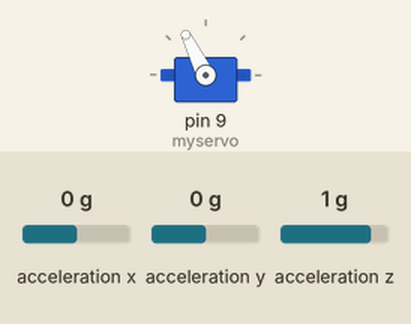
Bench run of a sketch on a simulated Arduino Uno, built with avr-gcc and run on an emulated ATmega328P. On the bench: servo. The test bench sets the inputs (shaded band); at power-on: acceleration x 0 g, acceleration y 0 g, acceleration z 1 g. What the sketch prints to the serial monitor is not drawn.

Above: at 1.2 s.
1.3 s: acceleration x set to -1.4 g
At 1.96 s:
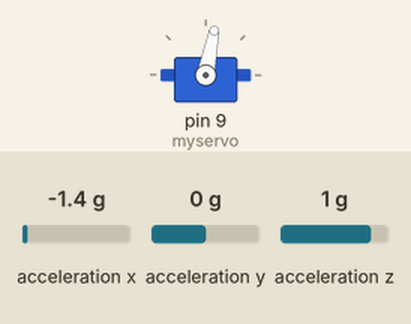
4.3 s: acceleration y set to -1.4 g
7.3 s: acceleration x set to 0 g
At 14.95 s:
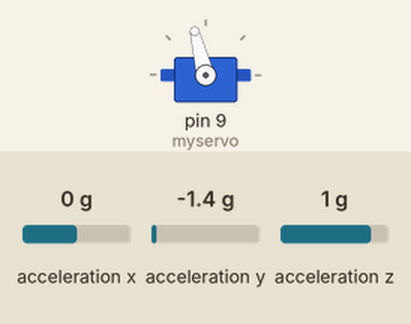
Timing chart, 0 to 16.3 s (numbered marks = the images above; inputs shaded):
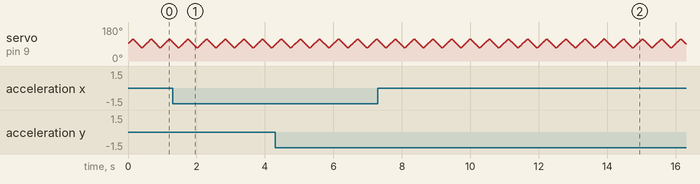

The sketch:

test_1.ino
```cpp
/*  *********************************************
    SparkFun_ADXL345_Example
    Triple Axis Accelerometer Breakout - ADXL345
    Hook Up Guide Example

    Utilizing Sparkfun's ADXL345 Library
    Bildr ADXL345 source file modified to support
    both I2C and SPI Communication

    E.Robert @ SparkFun Electronics
    Created: Jul 13, 2016
    Updated: Sep 06, 2016

    Development Environment Specifics:
    Arduino 1.6.11

    Hardware Specifications:
    SparkFun ADXL345
    Arduino Uno
 *  *********************************************/

#include <SparkFun_ADXL345.h>         // SparkFun ADXL345 Library
#include <Servo.h>
/*********** COMMUNICATION SELECTION ***********/
/*    Comment Out The One You Are Not Using    */
//ADXL345 adxl = ADXL345(10);           // USE FOR SPI COMMUNICATION, ADXL345(CS_PIN);
ADXL345 adxl = ADXL345();             // USE FOR I2C COMMUNICATION
Servo myservo;
int pos = 1500;    // variable to store the servo position
int servo_tilt = 250;
long interval = 5;  //in milliseconds
long previousMillis;
boolean up = true;
/****************** INTERRUPT ******************/
/*      Uncomment If Attaching Interrupt       */
//int interruptPin = 2;                 // Setup pin 2 to be the interrupt pin (for most Arduino Boards)

double accX = 0.0;
double accY = 0.0;
double accZ = 0.0;

double timeStamp;
uint32_t timer;

#define RADIANS_TO_DEGREES 57.2958 // 180/3.14159

#define minx 23.00
#define maxx 28.00
#define miny 7.00
#define maxy 8.00
#define minz 0.00
#define maxz 247.00


  /* Note: Must perform offset and gain calculations prior to seeing updated results
    /  Refer to SparkFun ADXL345 Hook Up Guide: https://learn.sparkfun.com/tutorials/adxl345-hookup-guide
    /  offsetAxis = 0.5 * (Acel+1g + Accel-1g)
    /  gainAxis = 0.5 * ((Acel+1g - Accel-1g)/1g) */

/************** DEFINED VARIABLES **************/
/*                                             */
double offsetX = (minx+maxx)/2;       // OFFSET values
double offsetY = (miny+maxy)/2 ;      // OFFSET values
double offsetZ = (minz+maxz)/2  ;     // OFFSET values

double gainX = (minx-maxx)/1     ;  // OFFSET values
double gainY = (miny-maxy)/1      ; // OFFSET values
double gainZ = (minz-maxz)/1       ;// OFFSET values

/******************** SETUP ********************/
/*          Configure ADXL345 Settings         */
void setup() {
  myservo.attach(9);  // attaches the servo on pin 9 to the servo object
  myservo.write(90);
  myservo.writeMicroseconds(1500);   //1000 & 2000 seems to be 45 degrees from centre, tilt of 500
  previousMillis = 0;        // will store last time LED was updated

  Serial.begin(115200);                 // Start the serial terminal

  adxl.powerOn();                     // Power on the ADXL345

  adxl.setRangeSetting(2);           // Give the range settings
  // Accepted values are 2g, 4g, 8g or 16g
  // Higher Values = Wider Measurement Range
  // Lower Values = Greater Sensitivity

  adxl.setSpiBit(0);                  // Configure the device to be in 4 wire SPI mode when set to '0' or 3 wire SPI mode when set to 1
  // Default: Set to 1
  // SPI pins on the ATMega328: 11, 12 and 13 as reference in SPI Library

  adxl.setActivityXYZ(1, 0, 0);       // Set to activate movement detection in the axes "adxl.setActivityXYZ(X, Y, Z);" (1 == ON, 0 == OFF)
  adxl.setActivityThreshold(75);      // 62.5mg per increment   // Set activity   // Inactivity thresholds (0-255)

  adxl.setInactivityXYZ(1, 0, 0);     // Set to detect inactivity in all the axes "adxl.setInactivityXYZ(X, Y, Z);" (1 == ON, 0 == OFF)
  adxl.setInactivityThreshold(75);    // 62.5mg per increment   // Set inactivity // Inactivity thresholds (0-255)
  adxl.setTimeInactivity(10);         // How many seconds of no activity is inactive?

  adxl.setTapDetectionOnXYZ(0, 0, 1); // Detect taps in the directions turned ON "adxl.setTapDetectionOnX(X, Y, Z);" (1 == ON, 0 == OFF)

  // Set values for what is considered a TAP and what is a DOUBLE TAP (0-255)
  adxl.setTapThreshold(50);           // 62.5 mg per increment
  adxl.setTapDuration(15);            // 625 μs per increment
  adxl.setDoubleTapLatency(80);       // 1.25 ms per increment
  adxl.setDoubleTapWindow(200);       // 1.25 ms per increment

  // Set values for what is considered FREE FALL (0-255)
  adxl.setFreeFallThreshold(7);       // (5 - 9) recommended - 62.5mg per increment
  adxl.setFreeFallDuration(30);       // (20 - 70) recommended - 5ms per increment

  // Setting all interupts to take place on INT1 pin
  //adxl.setImportantInterruptMapping(1, 1, 1, 1, 1);     // Sets "adxl.setEveryInterruptMapping(single tap, double tap, free fall, activity, inactivity);"
  // Accepts only 1 or 2 values for pins INT1 and INT2. This chooses the pin on the ADXL345 to use for Interrupts.
  // This library may have a problem using INT2 pin. Default to INT1 pin.

  // Turn on Interrupts for each mode (1 == ON, 0 == OFF)
  adxl.InactivityINT(1);
  adxl.ActivityINT(1);
  adxl.FreeFallINT(1);
  adxl.doubleTapINT(1);
  adxl.singleTapINT(1);

  //attachInterrupt(digitalPinToInterrupt(interruptPin), ADXL_ISR, RISING);   // Attach Interrupt
  //start a timer
  timer = micros();
  timeStamp = 0.00;

}

/****************** MAIN CODE ******************/
/*     Accelerometer Readings and Interrupt    */
void loop() {

  // Accelerometer Readings
  int x, y, z;
  adxl.readAccel(&x, &y, &z);         // Read the accelerometer values and store them in variables declared above x,y,z

  double dt = (double)(micros() - timer) / 1000000; //stops the timer, convert to seconds from microseconds, and cast as a double
  timer = micros(); //start timer again for the next dt.
  timeStamp = timeStamp + dt;

  accX = (x - offsetX) / gainX;
  accY = (y - offsetY) / gainY;
  accZ = z;
  double roll =  atan2(y, z) * RADIANS_TO_DEGREES;
  double pitch = atan2(-x, z) * RADIANS_TO_DEGREES;
  // Output Results to Serial
  Serial.print(timeStamp); Serial.print("\t");
  Serial.print(roll); Serial.print("\t");
  Serial.println(pitch);

  //ADXL_ISR();
  // You may also choose to avoid using interrupts and simply run the functions within ADXL_ISR();
  //  and place it within the loop instead.
  // This may come in handy when it doesn't matter when the action occurs.

  // Servo control ///////////////////////////////////////////////////////
  unsigned long currentMillis = millis();

  if ((currentMillis - previousMillis) >= interval) {
    previousMillis = currentMillis;

    if ( pos >= 1500 + servo_tilt) {
      up = false;
    }
    if ( pos <= 1500 - servo_tilt) {
      up = true;
    }
    if (up == true) {
      pos = pos + 10;
    }
    else {
      pos = pos - 10;
    }
    if(pos >= 1500 - servo_tilt && pos <= 1500 + servo_tilt)  myservo.writeMicroseconds(pos);   //1000 & 2000 seems to be 45 degrees from centre, tilt of 500
  }
}

/********************* ISR *********************/
/* Look for Interrupts and Triggered Action    */
void ADXL_ISR() {

  // getInterruptSource clears all triggered actions after returning value
  // Do not call again until you need to recheck for triggered actions
  byte interrupts = adxl.getInterruptSource();

  // Free Fall Detection
  if (adxl.triggered(interrupts, ADXL345_FREE_FALL)) {
    Serial.println("*** FREE FALL ***");
    //add code here to do when free fall is sensed
  }

  // Inactivity
  if (adxl.triggered(interrupts, ADXL345_INACTIVITY)) {
    Serial.println("*** INACTIVITY ***");
    //add code here to do when inactivity is sensed
  }

  // Activity
  if (adxl.triggered(interrupts, ADXL345_ACTIVITY)) {
    Serial.println("*** ACTIVITY ***");
    //add code here to do when activity is sensed
  }

  // Double Tap Detection
  if (adxl.triggered(interrupts, ADXL345_DOUBLE_TAP)) {
    Serial.println("*** DOUBLE TAP ***");
    //add code here to do when a 2X tap is sensed
  }

  // Tap Detection
  if (adxl.triggered(interrupts, ADXL345_SINGLE_TAP)) {
    Serial.println("*** TAP ***");
    //add code here to do when a tap is sensed
  }
}
```
